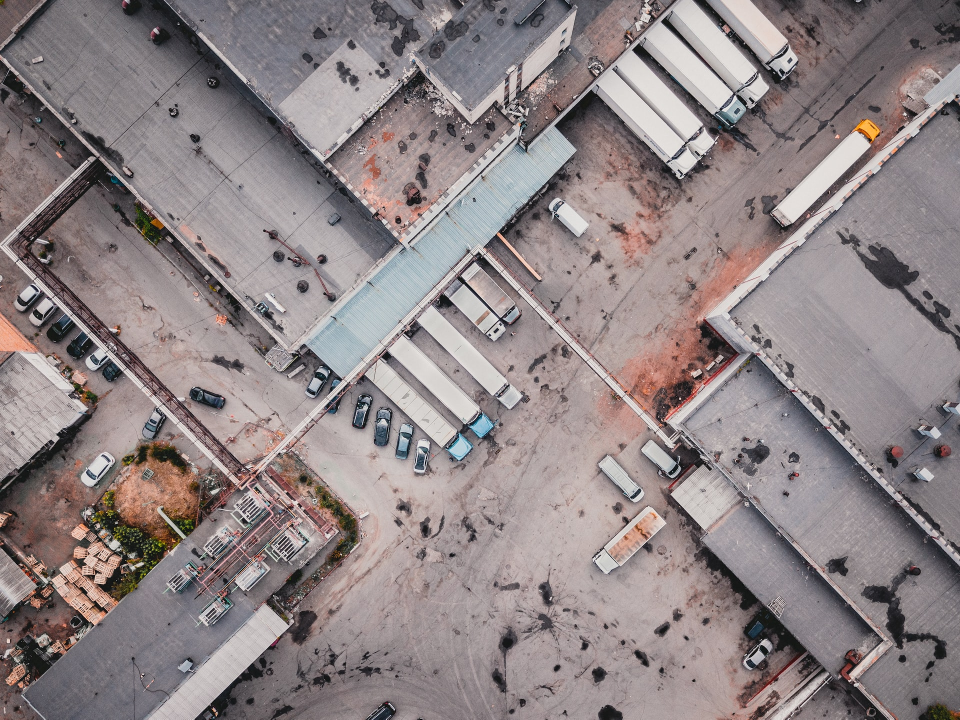
#> input picture img/001 - factory.jpg, 1920 x 1439 px, given in place of the camera (shown at 1/2 size)
$ python dense_optical_flow.py
#> lines starting #> are read from the running program, lines starting #| are printed output that depends on the picture; after the words box and inside, x2 and y2 are one past the last pixel; in counts of white or black regions, pixels touching at a corner belong together
import numpy as np
import cv2


def resize(frame):
    scale_percent = 50  # percent of original size
    width = int(frame.shape[1] * scale_percent / 100)
    height = int(frame.shape[0] * scale_percent / 100)
    dim = (width, height)
    # resize image
    return cv2.resize(frame, dim, interpolation=cv2.INTER_AREA)


capture = cv2.VideoCapture(0)
ret, prev_frame = capture.read(0)
#> prev_frame is the input picture: shape (1439, 1920, 3); mean B, G, R 133.1, 132, 142.5
# prev_frame = resize(prev_frame)
prvs = cv2.cvtColor(prev_frame, cv2.COLOR_BGR2GRAY)
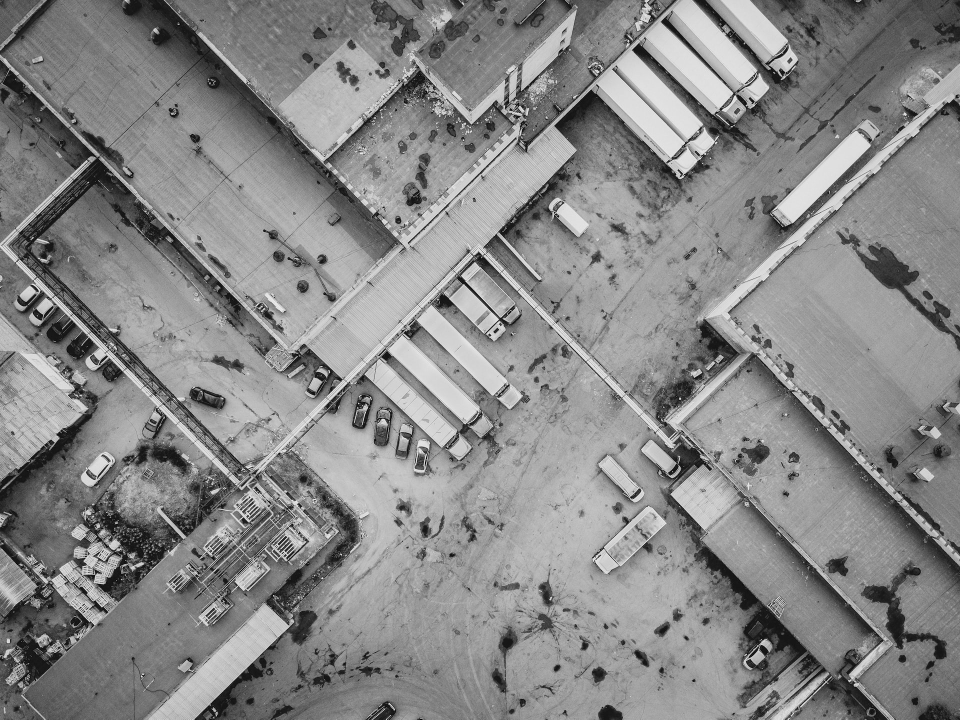
#> prvs: shape (1439, 1920) (shown at 1/2 size); min 0, max 255, mean 135.3

hsv = np.zeros_like(prev_frame)
hsv[..., 1] = 255

while True:
    ret, frame = capture.read(0)
    if not ret:
        print("No frames grabbed!")
        break
    # frame = resize(frame)
    next = cv2.cvtColor(frame, cv2.COLOR_BGR2GRAY)
    flow = cv2.calcOpticalFlowFarneback(prvs, next, None, 0.5, 3, 15, 3, 5, 1.2, 0)
    mag, ang = cv2.cartToPolar(flow[..., 0], flow[..., 1])
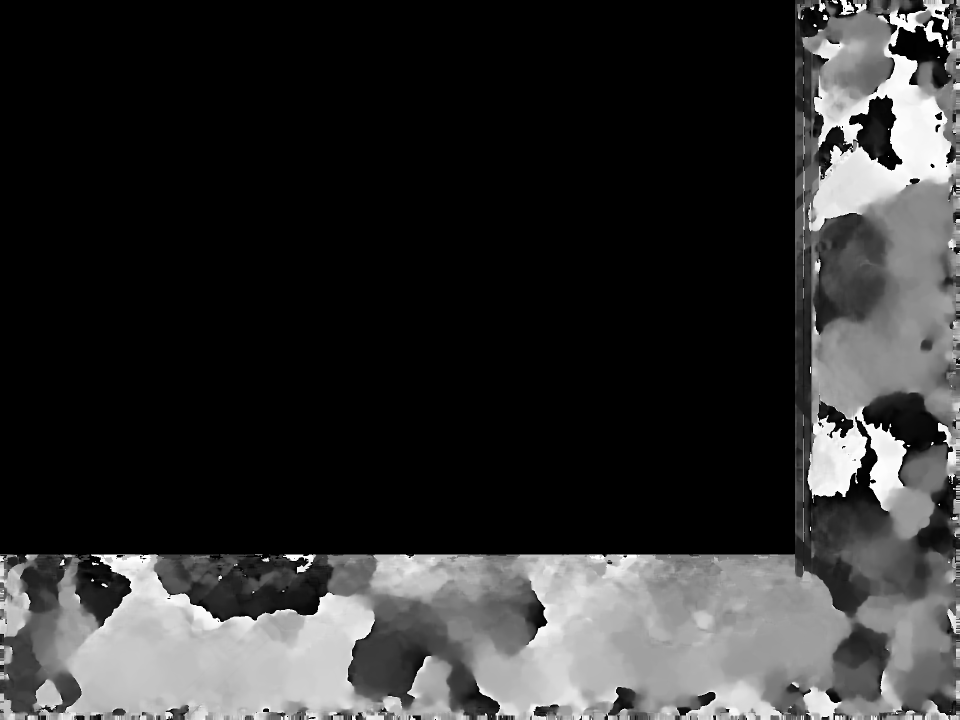
#> ang: shape (1439, 1920) float32 (shown at 1/2 size); min 0, max 6.28, mean 1.2; drawn with min black and max white
    hsv[..., 0] = ang * 180 / np.pi / 2
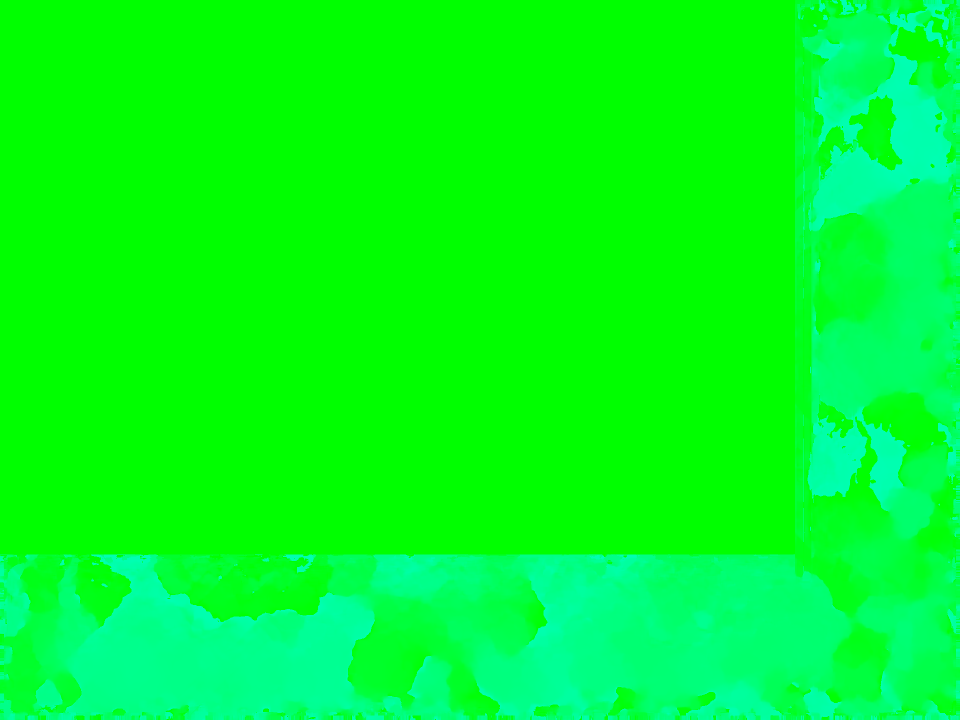
#> hsv: shape (1439, 1920, 3) (shown at 1/2 size); mean of channels 0, 1, 2 34.2, 255, 0; drawn as B, G, R
    hsv[..., 2] = cv2.normalize(mag, None, 0, 255, cv2.NORM_MINMAX)
#> hsv: shape (1439, 1920, 3); 0.32% of pixels changed, all inside (x1, y1, x2, y2) = (0, 0, 1920, 1439)
    bgr = cv2.cvtColor(hsv, cv2.COLOR_HSV2BGR)

    cv2.imshow("bg", bgr)
    cv2.imshow("current", frame)
    if cv2.waitKey(30) & 0xFF == 27:
#> (key Esc is pressed here)
        break

    prvs = next


capture.release()
cv2.destroyAllWindows()
